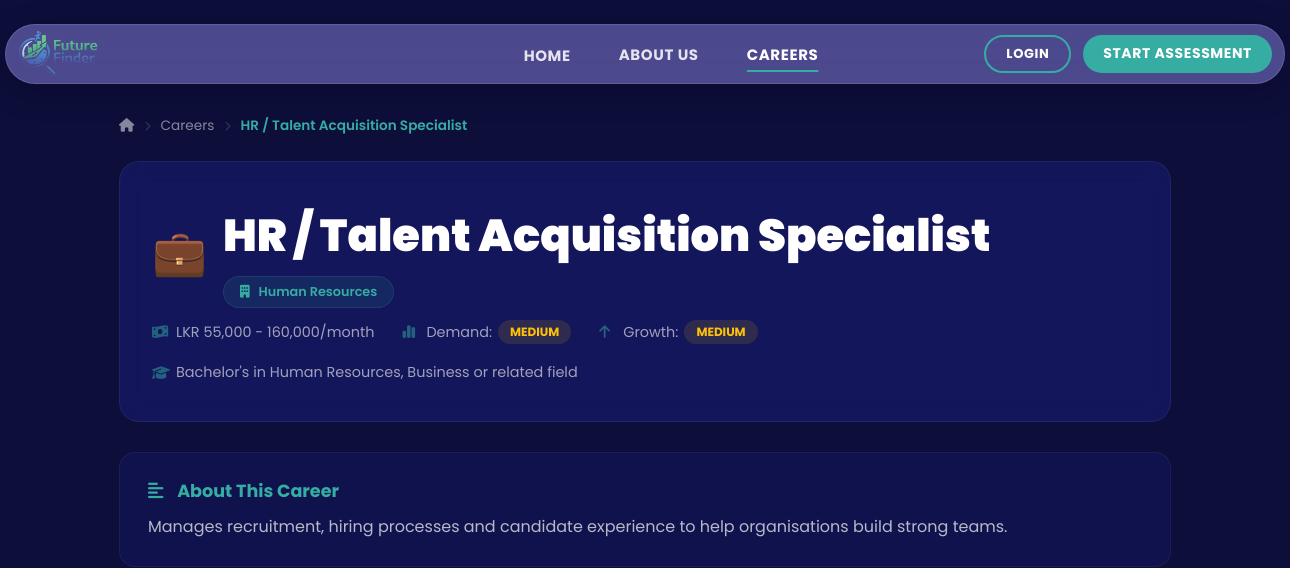
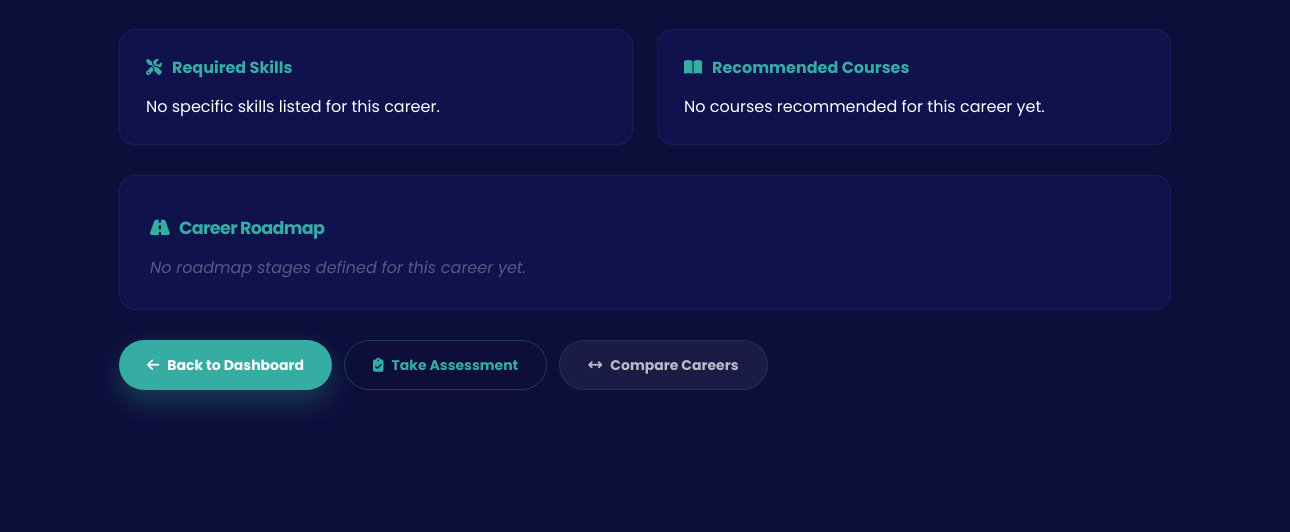
The page /career-details.php?id=13 (upper part) on the database as committed earlier (2 pictures, top to bottom).
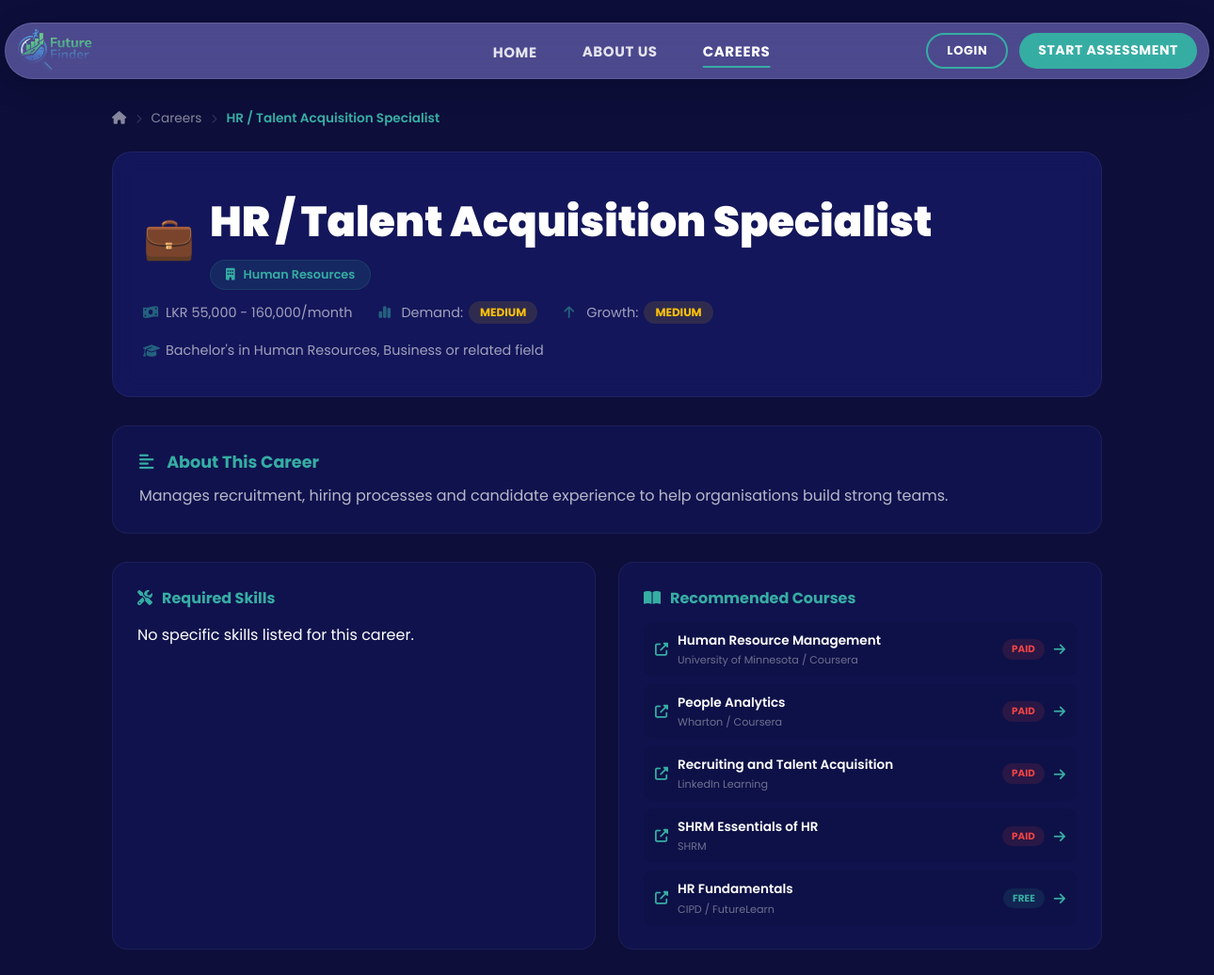
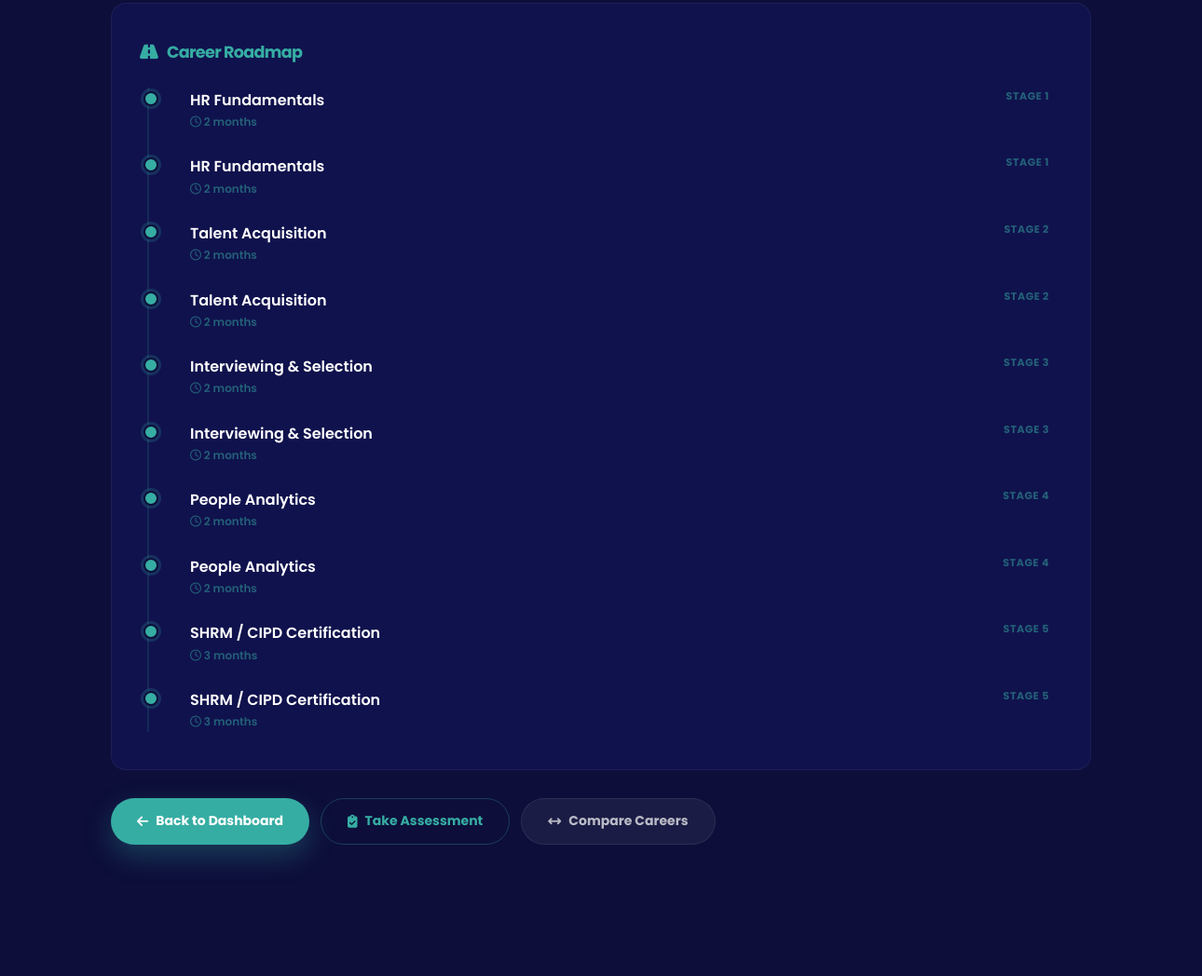
The same page on the database as committed later (2 pictures, top to bottom).
### tables this page shows
CREATE TABLE `Careers` (
  `CareerID` int(11) NOT NULL,
  `Title` varchar(100) NOT NULL,
  `Description` text NOT NULL,
  `SalaryRange` varchar(100) NOT NULL,
  `Demand` varchar(50) NOT NULL,
  `Growth` varchar(50) NOT NULL,
  `RequiredEducation` varchar(150) NOT NULL,
  `Industry` varchar(100) NOT NULL
);

CREATE TABLE `Courses` (
  `CourseID` int(11) NOT NULL,
  `Title` varchar(200) NOT NULL,
  `Provider` varchar(150) DEFAULT NULL,
  `URL` varchar(300) DEFAULT NULL,
  `CareerID` int(11) DEFAULT NULL,
  `IsFree` tinyint(1) DEFAULT 0 COMMENT '1=Free, 0=Paid'
);

CREATE TABLE `Roadmap` (
  `RoadmapID` int(11) NOT NULL,
  `CareerID` int(11) NOT NULL,
  `StageNumber` int(11) NOT NULL,
  `Title` varchar(150) NOT NULL,
  `Description` text DEFAULT NULL,
  `EstimatedTime` varchar(50) DEFAULT NULL,
  `Icon` varchar(10) DEFAULT '?'
);

### career-details.php (the view, shortened to what this page needs)
<?php
$currentPage = 'careers.php';
require_once __DIR__ . '/Includes/db_connection.php';
$careerID = isset($_GET['id']) ? intval($_GET['id']) : 0;
$careerStmt = mysqli_prepare($conn, "SELECT * FROM Careers WHERE CareerID = ?");
mysqli_stmt_bind_param($careerStmt, 'i', $careerID);
mysqli_stmt_execute($careerStmt);
$careerResult = mysqli_stmt_get_result($careerStmt);
$career = mysqli_fetch_assoc($careerResult);
$skillsStmt = mysqli_prepare($conn, "
    SELECT s.Name, s.Category
    FROM Skill s
    JOIN Career_Skills cs ON s.SkillID = cs.SkillID
    WHERE cs.CareerID = ?
");
mysqli_stmt_bind_param($skillsStmt, 'i', $careerID);
mysqli_stmt_execute($skillsStmt);
$skillsResult = mysqli_stmt_get_result($skillsStmt);
$skills = mysqli_fetch_all($skillsResult, MYSQLI_ASSOC);
$coursesStmt = mysqli_prepare($conn, "SELECT Title, Provider, URL, IsFree FROM Courses WHERE CareerID = ?");
mysqli_stmt_bind_param($coursesStmt, 'i', $careerID);
mysqli_stmt_execute($coursesStmt);
$coursesResult = mysqli_stmt_get_result($coursesStmt);
$courses = mysqli_fetch_all($coursesResult, MYSQLI_ASSOC);
$roadmapStmt = mysqli_prepare($conn, "SELECT * FROM Roadmap WHERE CareerID = ? ORDER BY StageNumber");
mysqli_stmt_bind_param($roadmapStmt, 'i', $careerID);
mysqli_stmt_execute($roadmapStmt);
$roadmapResult = mysqli_stmt_get_result($roadmapStmt);
$roadmap = mysqli_fetch_all($roadmapResult, MYSQLI_ASSOC);
function getDemandTag($demand) {
    $map = [
        'Very High' => 'tag-very-high',
        'High' => 'tag-high',
        'Medium' => 'tag-medium',
        'Low' => 'tag-low'
    ];
    return $map[$demand] ?? 'tag-medium';
}
function homeCareerIcon($title) {
    $value = strtolower($title);
    return '💼';
}
?>
<!DOCTYPE html>
<html lang="en">
<head>
    <link rel="stylesheet" href="https://cdnjs.cloudflare.com/ajax/libs/font-awesome/6.5.2/css/all.min.css">
    <link rel="stylesheet" href="CSS/home-page.css">
</head>
<body>
    <?php require_once __DIR__ . '/shared/navbar.php'; ?>
    <div class="detail-wrapper">
        <nav class="breadcrumb" aria-label="Breadcrumb">
            <a href="/future_finder/index.php"><i class="fas fa-home"></i></a>
            <span class="separator"><i class="fas fa-chevron-right" style="font-size:10px;"></i></span>
            <a href="/future_finder/careers.php">Careers</a>
            <span class="separator"><i class="fas fa-chevron-right" style="font-size:10px;"></i></span>
            <span class="current"><?= htmlspecialchars($career['Title']) ?></span>
        </nav>
        <div class="career-header">
            <div class="header-top">
                <span class="header-icon"><?= homeCareerIcon($career['Title']) ?></span>
                <div>
                    <h1><?= htmlspecialchars($career['Title']) ?></h1>
                    <span class="industry-tag"><i class="fas fa-building" style="margin-right:6px;"></i> <?= htmlspecialchars($career['Industry']) ?></span>
                </div>
            </div>
            <div class="header-meta">
                <span class="meta-item"><i class="fas fa-money-bill-wave"></i> <?= htmlspecialchars($career['SalaryRange']) ?></span>
                <span class="meta-item">
                    <i class="fas fa-chart-simple"></i> Demand:
                    <span class="tag <?= getDemandTag($career['Demand']) ?>"><?= htmlspecialchars($career['Demand']) ?></span>
                </span>
                <span class="meta-item">
                    <i class="fas fa-arrow-up"></i> Growth:
                    <span class="tag <?= getDemandTag($career['Growth']) ?>"><?= htmlspecialchars($career['Growth']) ?></span>
                </span>
                <span class="meta-item"><i class="fas fa-graduation-cap"></i> <?= htmlspecialchars($career['RequiredEducation']) ?></span>
            </div>
        </div>
        <div class="career-description">
            <h2><i class="fas fa-align-left" style="margin-right:10px;"></i> About This Career</h2>
            <p><?= htmlspecialchars($career['Description']) ?></p>
        </div>
        <div class="detail-grid">
            <div class="detail-card">
                <div class="card-title"><i class="fas fa-tools"></i> Required Skills</div>
                <?php if (empty($skills)): ?>
                    <p class="empty-text">No specific skills listed for this career.</p>
                <?php endif; ?>
            </div>
            <div class="detail-card">
                <div class="card-title"><i class="fas fa-book-open"></i> Recommended Courses</div>
                <?php if (empty($courses)): ?>
                    <p class="empty-text">No courses recommended for this career yet.</p>
                <?php else: ?>
                    <div class="courses-list">
                        <?php foreach ($courses as $course): ?>
                            <a href="<?= htmlspecialchars($course['URL']) ?>" target="_blank" class="course-item">
                                <i class="fas fa-external-link-alt"></i>
                                <div class="course-info">
                                    <div class="course-title"><?= htmlspecialchars($course['Title']) ?></div>
                                    <div class="course-provider"><?= htmlspecialchars($course['Provider']) ?></div>
                                </div>
                                <span class="course-badge <?= $course['IsFree'] ? 'badge-free' : 'badge-paid' ?>">
                                    <?= $course['IsFree'] ? 'Free' : 'Paid' ?>
                                </span>
                                <span class="course-link"><i class="fas fa-arrow-right"></i></span>
                            </a>
                        <?php endforeach; ?>
                    </div>
                <?php endif; ?>
            </div>
        </div>
        <div class="roadmap-section">
            <div class="section-title"><i class="fas fa-road"></i> Career Roadmap</div>
            <?php if (empty($roadmap)): ?>
                <p class="empty-text" style="color:rgba(255,255,255,0.3);font-style:italic;">No roadmap stages defined for this career yet.</p>
            <?php else: ?>
                <div class="roadmap-steps">
                    <?php foreach ($roadmap as $step): ?>
                        <div class="roadmap-step">
                            <div class="step-number">Stage <?= htmlspecialchars($step['StageNumber']) ?></div>
                            <div class="step-title"><?= htmlspecialchars($step['Title']) ?></div>
                            <div class="step-time"><i class="far fa-clock"></i> <?= htmlspecialchars($step['EstimatedTime']) ?></div>
                        </div>
                    <?php endforeach; ?>
                </div>
            <?php endif; ?>
        </div>
        <div class="action-buttons">
            <a href="User/dashboard.php" class="btn btn-primary">
                <i class="fas fa-arrow-left"></i> Back to Dashboard
            </a>
            <a href="User/before_assessment.php" class="btn btn-outline">
                <i class="fas fa-clipboard-check"></i> Take Assessment
            </a>
            <a href="User/compare.php" class="btn btn-secondary">
                <i class="fas fa-arrows-left-right"></i> Compare Careers
            </a>
        </div>
    </div>
</body>
</html>

### shared/navbar.php (shortened to what this page needs)
<?php
$currentPage = $currentPage ?? basename($_SERVER['PHP_SELF']);
function navActive($page, $current) {
    return $page === $current ? 'class="active"' : '';
}
?>
<nav class="ff-navbar" role="navigation" aria-label="Main navigation">
    <a href="index.php" class="ff-logo" aria-label="Future Finder home">
        <img src="/future_finder/Images/logo.png" alt="Future Finder Logo">
    <ul class="ff-links">
        <li><a href="/future_finder/index.php"    <?= navActive('index.php',    $currentPage) ?>>Home</a></li>
        <li><a href="/future_finder/about.php"    <?= navActive('about.php',    $currentPage) ?>>About Us</a></li>
        <li><a href="/future_finder/careers.php"  <?= navActive('careers.php',  $currentPage) ?>>Careers</a></li>
    </ul>
    <div class="ff-actions">
            <a href="/future_finder/login.php"      class="ff-btn-login">Login</a>
            <a href="restricted.php" class="ff-btn-start">Start Assessment</a>
    </div>
</nav>

### CSS/home-page.css (style rules this page uses)
:root { --navy:#121358;--navy-2:#171866;--card:rgba(25,27,103,.72);--line:rgba(141,184,255,.16);--white:#f8fbff;--muted:#c2c8e5;--blue:#3184ff;--cyan:#18d6dc;--purple:#9857ff;--button:#36ADA3;--shadow:0 24px 70px rgba(0,0,0,.34);--radius:24px }
* { box-sizing:border-box;margin:0;padding:0 }
html { scroll-behavior:smooth;scroll-padding-top:90px }
body { font-family:Poppins,system-ui,sans-serif;background:var(--navy);color:var(--white);line-height:1.7;overflow-x:hidden }
a { color:inherit;text-decoration:none }
img { max-width:100% }
.section-title { margin-top:14px;font-size:clamp(2rem,4vw,3.2rem);line-height:1.15;letter-spacing:-.04em }
.btn { border:0;cursor:pointer;display:inline-flex;align-items:center;justify-content:center;gap:9px;min-height:50px;padding:0 22px;border-radius:14px;font-weight:700;transition:.25s transform,.25s box-shadow,.25s background }
.btn-primary { color:white;background:var(--button);box-shadow:0 12px 30px rgba(54,173,163,.3) }
.btn-secondary { border:1px solid rgba(145,203,255,.25);background:rgba(255,255,255,.06);color:white }
.step-number { position:absolute;top:12px;right:14px;color:rgba(255,255,255,.16);font-size:2rem;font-weight:800 }

### shared/navbar.php (style rules this page uses)
.ff-navbar *, .ff-navbar *::before, .ff-navbar *::after { box-sizing: border-box; margin: 0; padding: 0; }
.ff-navbar { width: 150%; max-width: 1280px; margin: 24px auto 0; background: rgba(83, 79, 148, 0.92); backdrop-filter: blur(14px) saturate(1.4); -webkit-backdrop-filter: blur(14px) saturate(1.4); border-radius: 50px; height: 60px; display: flex; align-items: center; padding: 0 8px; gap: 0; position: relative; z-index: 9999; border: 1px solid rgba(255,255,255,0.12); box-shadow: 0 8px 32px rgba(0,0,0,0.18); }
.ff-navbar .ff-logo { display: flex; align-items: center; text-decoration: none; flex-shrink: 0; margin-left: 4px; }
.ff-navbar .ff-logo img { height: 48px; width: auto; display: block; mix-blend-mode: lighten; filter: drop-shadow(0 1px 3px rgba(0,0,0,0.25)); }
.ff-navbar .ff-links { display: flex; align-items: center; justify-content: center; gap: 48px; list-style: none; position: absolute; left:50%; top:50%; transform: translate(-50%, -50%); width: auto; white-space: nowrap; }
.ff-navbar .ff-links a { text-decoration: none; color: rgba(255,255,255,0.85); font-family: 'Poppins', sans-serif; font-size: 15px; font-weight: 700; letter-spacing: 0.6px; text-transform: uppercase; transition: color 0.2s; white-space: nowrap; position: relative; padding-bottom: 3px; }
.ff-navbar .ff-links a.active, .ff-navbar .ff-links a:hover { color: #ffffff; }
.ff-navbar .ff-links a.active::after { content: ''; position: absolute; bottom: -4px; left: 0; right: 0; height: 2px; border-radius: 2px; background: #36ada3; }
.ff-navbar .ff-actions { display: flex; align-items: center; gap: 12px; flex-shrink: 0; margin-right: 4px; margin-left: auto; }
.ff-navbar .ff-btn-login { display: inline-flex; align-items: center; justify-content: center; padding: 0 20px; height: 38px; border-radius: 30px; border: 2px solid #36ada3; background: transparent; color: #ffffff !important; font-family: 'Poppins', sans-serif; font-size: 13px; font-weight: 700; letter-spacing: 0.6px; text-transform: uppercase; text-decoration: none; cursor: pointer; transition: background 0.2s, color 0.2s; white-space: nowrap; }
.ff-navbar .ff-btn-start { display: inline-flex; align-items: center; justify-content: center; padding: 0 20px; height: 38px; border-radius: 30px; background: #36ada3; border: none; color: #ffffff; font-family: 'Poppins', sans-serif; font-size: 14px; font-weight: 700; letter-spacing: 0.6px; text-transform: uppercase; text-decoration: none; cursor: pointer; transition: background 0.2s, transform 0.15s; white-space: nowrap; }

Rows that differ between the two databases and show on the page:
added courses: Title "Human Resource Management", Provider "University of Minnesota / Coursera", IsFree "PAID"
added courses: Title "People Analytics", Provider "Wharton / Coursera", IsFree "PAID"
added courses: Title "Recruiting and Talent Acquisition", Provider "LinkedIn Learning", IsFree "PAID"
added courses: Title "SHRM Essentials of HR", Provider "SHRM", IsFree "PAID"
added courses: Title "HR Fundamentals", Provider "CIPD / FutureLearn", IsFree "FREE"
added roadmap: StageNumber "1", Title "HR Fundamentals", EstimatedTime "2 months"
added roadmap: StageNumber "1", Title "HR Fundamentals", EstimatedTime "2 months"
added roadmap: StageNumber "2", Title "Talent Acquisition", EstimatedTime "2 months"
added roadmap: StageNumber "2", Title "Talent Acquisition", EstimatedTime "2 months"
added roadmap: StageNumber "3", Title "Interviewing & Selection", EstimatedTime "2 months"
added roadmap: StageNumber "3", Title "Interviewing & Selection", EstimatedTime "2 months"
added roadmap: StageNumber "4", Title "People Analytics", EstimatedTime "2 months"
added roadmap: StageNumber "4", Title "People Analytics", EstimatedTime "2 months"
added roadmap: StageNumber "5", Title "SHRM / CIPD Certification", EstimatedTime "3 months"
added roadmap: StageNumber "5", Title "SHRM / CIPD Certification", EstimatedTime "3 months"
Other text that changed with them:
text no longer shown: "No courses recommended for this career yet. No roadmap stages defined for this career yet."
